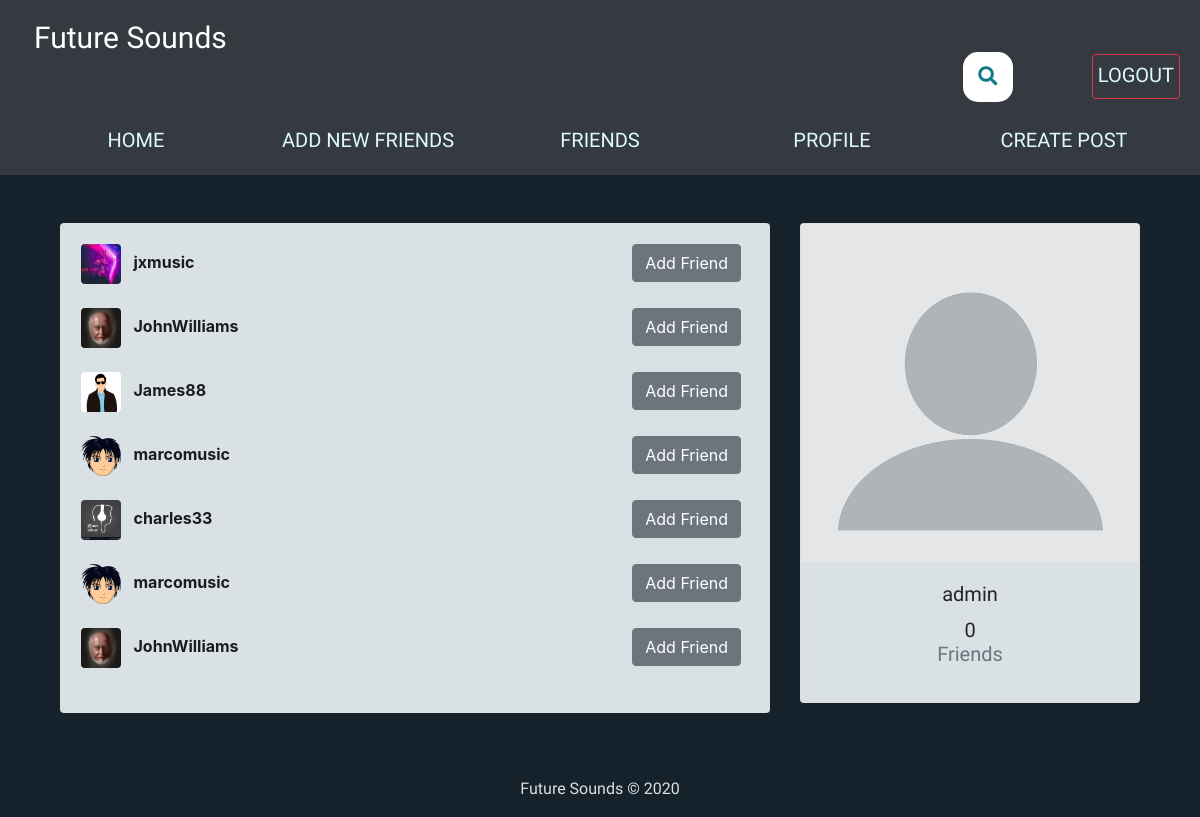
/users/ (signed in), run on the app's committed database.
### users/models.py (models this page shows)
class Profile(models.Model):
    user = models.OneToOneField(User, on_delete=models.CASCADE)
    image = models.ImageField(default='default.png', upload_to='profile_pics')
    slug = AutoSlugField(populate_from='user')
    bio = models.CharField(max_length=255, blank=True)
    friends = models.ManyToManyField('Profile', blank=True)
    def __str__(self):
        return str(self.user.username)
    def get_absolute_url(self):
        return "/users/{}".format(self.slug)

### users/views.py (the view)
# urls.py: path('users/', user_views.users_list, name='users_list'),
@login_required
def users_list(request):
    users = Profile.objects.exclude(user=request.user).exclude(slug='admin')
    sent_friend_requests = FriendRequest.objects.filter(from_user=request.user)
    sent_to = []
    friends = []
    for user in users:
        friend = user.friends.all()
        for f in friend:
            if f in friends:
                friend = friend.exclude(user=f.user)
        friends+=friend
    my_friends = request.user.profile.friends.all()
    for i in my_friends:
        if i in friends:
            friends.remove(i)
    if request.user.profile in friends:
        friends.remove(request.user.profile)
    my_users = list(users.order_by('user'))[0:10]
    for r in my_users:
        if r in friends:
            my_users.remove(r)
    friends+=my_users
    for i in my_friends:
        if i in friends:
            friends.remove(i)
    for se in sent_friend_requests:
        sent_to.append(se.to_user)
    context = {
        'users': friends,
        'sent': sent_to
    }
    return render(request, "users/users_list.html", context)

### users/templates/users/users_list.html (shortened to what this page needs)
{% extends "feed/layout.html" %} {% load static %} {% block searchform %}
<div class="container2">
<link rel="stylesheet" href="https://use.fontawesome.com/releases/v5.3.1/css/all.css"
integrity="sha384-mzrmE5qonljUremFsqc01SB46JvROS7bZs3IO2EmfFsd15uHvIt+Y8vEf7N7fWAU">
<form class="searchbar" action="{% url 'search_users' %}" method="get"">
  <button id="search_btn" type="submit">
  <i class="fa fa-search"></i>
  </button>
</form>
</div>
{% endblock searchform %} {% block content %}
<div class="container">
  <div class="row">
    <div class="col-md-8">
      {% if users %}
      <div class="card card-signin my-5">
        <div class="card-body">
          {% for user_p in users %}
          <a href="{{ user_p.get_absolute_url }}"
            ><img
              src="{{ user_p.image.url }}"
              class="rounded mr-2"
              width="40"
              height="40"
              alt=""
          /></a>
          <a class="friend_link" href="{{ user_p.get_absolute_url }}"
            ><b>{{ user_p }}</b></a
          >
          {% if not user_p.user in sent %}
          <small class="float-right">
            <a
              class="btn btn-secondary mr-2"
              href="{% url 'send_friend_request' user_p.user.username %}"
              >Add Friend</a>
          </small>
          {% endif %}
          <br /><br />
          {% endfor %}
        </div>
      </div>
      {% else %}
      <h5><i>No new people to add now! Please come back later!</i></h5>
      {% endif %}
    </div>
    <div class="col-md-4">
      <div class="card card-signin my-5">
        <a href="{{ request.user.profile.get_absolute_url }}"
          ><img
            class="card-img-top"
            src="{{ request.user.profile.image.url }}"
            alt=""
        /></a>
        <div class="card-body">
          <h5 class="card-title text-center">{{ request.user }}</h5>
          <h6 class="text-center">
            {{ request.user.profile.friends.count }}
            <p class="text-muted">Friends</p>
          </h6>
        </div>
      </div>
    </div>
  </div>
  {% endblock content %} {% block jsfiles %}{% endblock jsfiles %}

### feed/static/css/custom.css (style rules this page uses)
html { overflow-y: scroll; overflow-x: scroll; }
body { background-color: #15222b; overflow: hidden; }
.container2 { width: 100%; top: 10px; left: 10%; position: absolute; margin: 0px; }
#search_btn { border: none; background: none; }
.searchbar { position: absolute; top: 32px; right: 25%; transition: all 1s; width: 50px; height: 50px; background: white; box-sizing: border-box; border-radius: 15px; border: 4px solid white; padding: 20px; }
.fa { box-sizing: border-box; padding: 10px; width: 42.5px; height: 42.5px; position: absolute; top: 0; right: 0; border-radius: 50%; color: #127b87; text-align: center; font-size: 1.2em; transition: all 1s; }
.card-body .text-center { font-family: 'Saira', sans-serif; font-weight: 100; font-size: 20px; }
.card-body { background-color: #d9e1e4; }
.friend_link { color: #1c1c1c; text-decoration: none; }

### data on the page
Profile: image (picture), user.username "jxmusic", shows "Add Friend"
Profile: image (picture), user.username "JohnWilliams", shows "Add Friend"
Profile: image (picture), user.username "James88", shows "Add Friend"
Profile: image (picture), user.username "marcomusic", shows "Add Friend"
Profile: image (picture), user.username "charles33", shows "Add Friend"

### other printed values
{{ request.user }} "admin"
{{ request.user.profile.friends.count }} "0"
